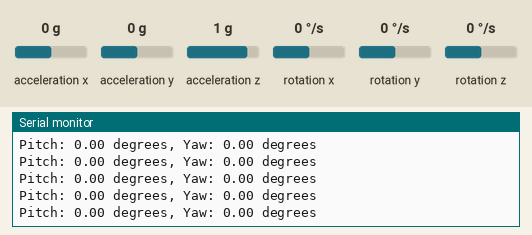
Recording of a sketch running on a simulated Arduino Uno, built with avr-gcc and run on an emulated ATmega328P. On the bench: the last lines printed to the serial monitor. Wiring (inferred from the names in the program): MPU-9250 motion sensor at I2C address 0x68. The inputs (shaded band) are chosen by the test bench; at power-on: acceleration x 0 g, rotation z 0 °/s, acceleration y 0 g, rotation x 0 °/s, acceleration z 1 g, rotation y 0 °/s.

Above: at 1.2 s.
1.3 s: acceleration x set to -1.4 g
At 2.3 s:
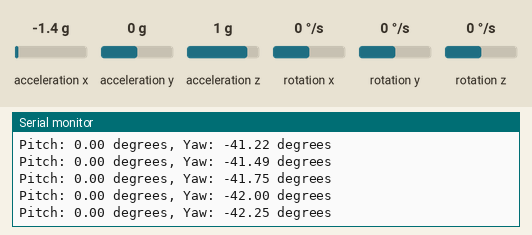
2.8 s: rotation z set to 100 °/s
At 3.6 s:
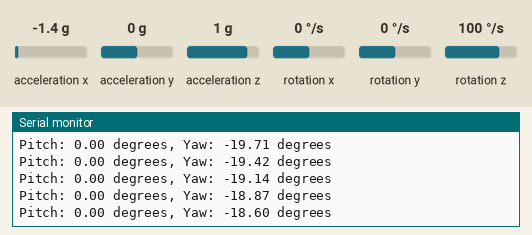
5.8 s: acceleration y set to -1.4 g
At 6.6 s:
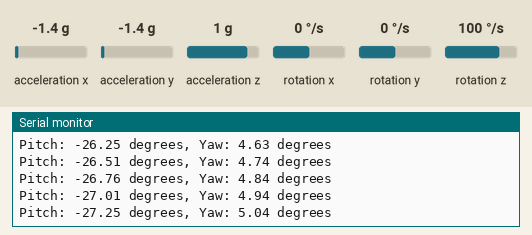
8.8 s: rotation x set to 100 °/s
At 9.5 s:
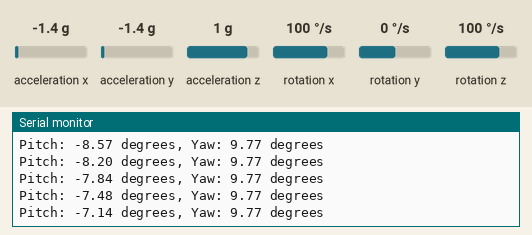
11.8 s: acceleration x set to 0 g
At 12.7 s:
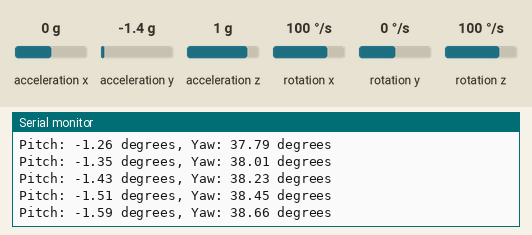
Timing chart, 0 to 14.8 s (numbered marks = the images above; inputs shaded):
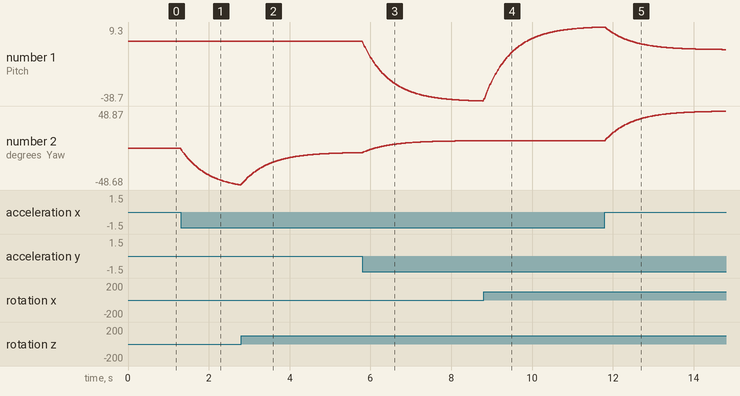

The sketch:

pitch_yaw_9250.ino
```cpp
#include <Wire.h>

#define MPU9250_ADDR 0x68 // MPU9250 I2C address

// MPU9250 register addresses
#define ACCEL_XOUT_H 0x3B
#define ACCEL_YOUT_H 0x3D
#define ACCEL_ZOUT_H 0x3F
#define GYRO_XOUT_H 0x43
#define GYRO_YOUT_H 0x45
#define GYRO_ZOUT_H 0x47

float pitchAngle = 0;
float yawAngle = 0;
const float alpha = 0.98; // Complementary filter coefficient

float accelX_mps2 = 0, accelY_mps2 = 0, accelZ_mps2 = 0;
float gyroX_dps = 0, gyroY_dps = 0, gyroZ_dps = 0;

void setup() {
  Serial.begin(115200);
  Wire.begin();
  initializeMPU9250();
}

void loop() {
  readMPU9250();
  calculateAngles();

  Serial.print("Pitch: ");
  Serial.print(pitchAngle);
 Serial.print(" degrees, Yaw: ");
 Serial.print(yawAngle);
  Serial.println(" degrees");

  delay(10);
}

void initializeMPU9250() {
  // Initialize MPU9250 sensor
  Wire.beginTransmission(MPU9250_ADDR);
  Wire.write(0x6B); // PWR_MGMT_1 register
  Wire.write(0);    // Wake up MPU9250
  Wire.endTransmission(true);
}

void readMPU9250() {
  // Read accelerometer data
  Wire.beginTransmission(MPU9250_ADDR);
  Wire.write(ACCEL_XOUT_H);
  Wire.endTransmission(false);
  Wire.requestFrom(MPU9250_ADDR, 6, true);
  int16_t accelX = Wire.read() << 8 | Wire.read();
  int16_t accelY = Wire.read() << 8 | Wire.read();
  int16_t accelZ = Wire.read() << 8 | Wire.read();

  // Read gyroscope data
  Wire.beginTransmission(MPU9250_ADDR);
  Wire.write(GYRO_XOUT_H);
  Wire.endTransmission(false);
  Wire.requestFrom(MPU9250_ADDR, 6, true);
  int16_t gyroX = Wire.read() << 8 | Wire.read();
  int16_t gyroY = Wire.read() << 8 | Wire.read();
  int16_t gyroZ = Wire.read() << 8 | Wire.read();

  // Convert raw data to physical units and store in global variables
  float accelScale = 9.81 / 16384.0; // LSB/g
  float gyroScale = 250.0 / 32768.0; // LSB/deg/s
  accelX_mps2 = accelX * accelScale;
  accelY_mps2 = accelY * accelScale;
  accelZ_mps2 = accelZ * accelScale;
  gyroX_dps = gyroX * gyroScale;
  gyroY_dps = gyroY * gyroScale;
  gyroZ_dps = gyroZ * gyroScale;
}

void calculateAngles() {
  // Calculate pitch angle
  float pitchAcc = atan2(accelY_mps2, sqrt(pow(accelX_mps2, 2) + pow(accelZ_mps2, 2))) * 180 / M_PI;
  pitchAngle = alpha * (pitchAngle + gyroX_dps * 0.01) + (1 - alpha) * pitchAcc;

  // Calculate yaw angle
  float yawAcc = atan2(accelX_mps2, sqrt(pow(accelY_mps2, 2) + pow(accelZ_mps2, 2))) * 180 / M_PI;
  yawAngle = alpha * (yawAngle + gyroZ_dps * 0.01) + (1 - alpha) * yawAcc;
}
```

Measured:
- after the input at 1.3 s, the serial monitor: prints a new line at once (image 1)
- plotted number 2: 0 → -48.68 after the input at 1.3 s
